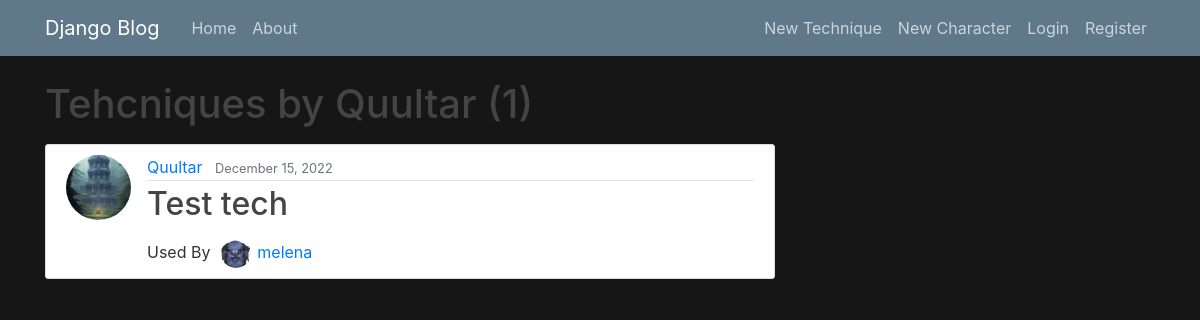
Page /unlimited/user/Quultar on the earlier database version.
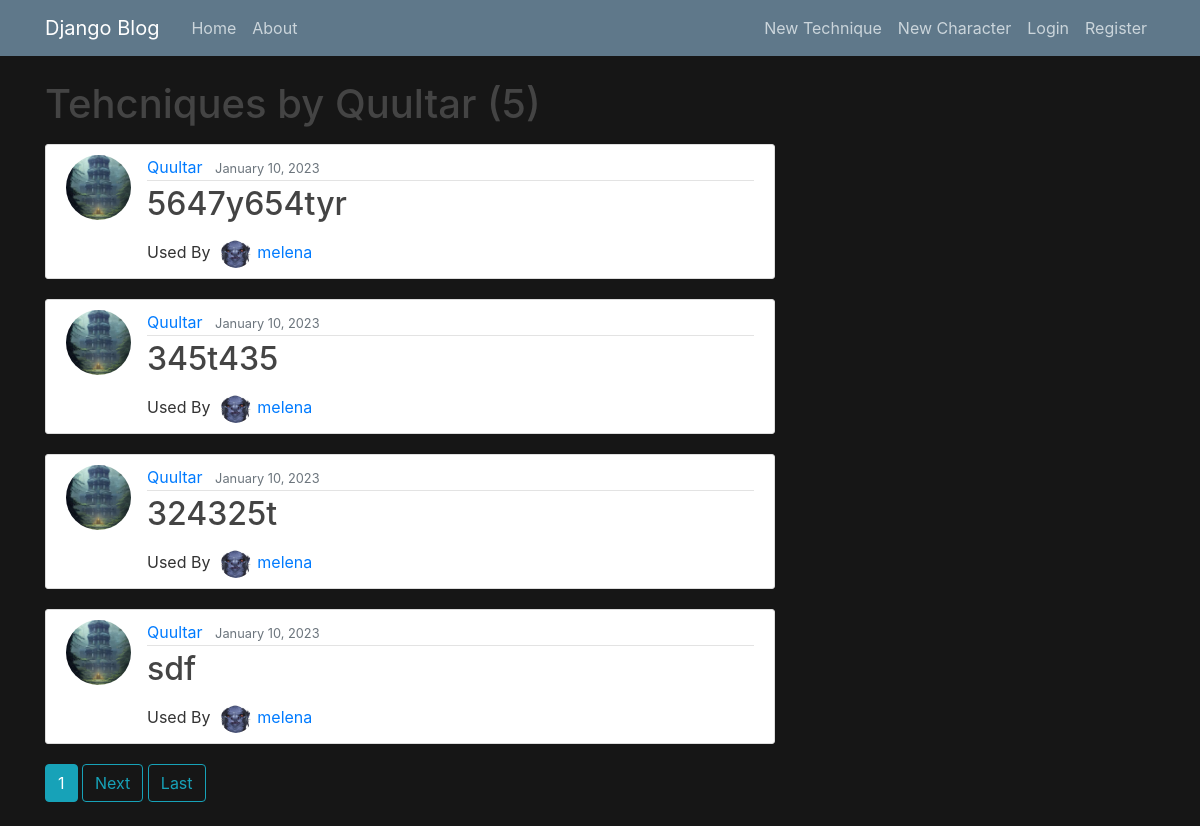
Same page on the later database version.
### unlimited/models.py (models this page shows, shortened)
class Technique(models.Model):
    power = models.IntegerField(default=0,null=True)
    boon = models.BooleanField(default=False)
    MULTITARGET_CHOICES = (("0","1"),("1","2"),("2","3"),("3","4"))
    AREA_CHOICES = (("0","none"),("1","small"),("2","medium"),("3","large"))
    RANGE_CHOICES = (("0","touch"),("1","reach"),("2","near"),("3","far"),("4","remote"))
    multitarget = models.CharField(default="0",max_length=100,choices=MULTITARGET_CHOICES, )
    area = models.CharField(default="0",max_length=100,choices=AREA_CHOICES)
    range = models.CharField(default="0",max_length=100,choices=RANGE_CHOICES)
    disarm = models.BooleanField(default=False)
    forceful = models.BooleanField(default=False)
    HEAL_CHOICES = (("0","0%"),("1","50%"),("2","100%"))
    heal = models.CharField(default="0",max_length=100,choices=HEAL_CHOICES)
    destructive = models.BooleanField(default=False)
    combo = models.BooleanField(default=False)
    immobilizing = models.BooleanField(default=False)
    piercing = models.BooleanField(default=False)
    controlled = models.BooleanField(default=False)
    frightning = models.BooleanField(default=False)
    cure = models.BooleanField(default=False)
    SUMMON_CHOICES =  (("0","None"),("1","1"),("2","2"),("3","3"))
    summon = models.CharField(default="0",max_length=100,choices=SUMMON_CHOICES)
    vampiric = models.BooleanField(default=False)
    practiced = models.BooleanField(default=False)
    transformation = models.BooleanField(default=False)
    stunning = models.BooleanField(default=False)
    armor_shred = models.BooleanField(default=False)
    terrain = models.BooleanField(default=False)
    name = models.CharField(max_length=100,unique=True)
    content = models.TextField()
    last_modified = models.DateTimeField(auto_now=True)
    date_created = models.DateTimeField(default=timezone.now)
    author = models.ForeignKey(User, on_delete=models.PROTECT)
    character = models.ForeignKey(Character, on_delete=models.PROTECT)
    slug = models.SlugField(null=True,unique=True)
    max_cost = models.IntegerField(null=True)
    cost = models.IntegerField(null=True)
    success_message = "Technique saved successfully"

class Character(models.Model):
    name = models.CharField(max_length=100,unique=True)
    last_modified = models.DateTimeField(auto_now=True)
    date_created = models.DateTimeField(default=timezone.now)
    player = models.ForeignKey(User,on_delete=models.PROTECT)
    level = models.IntegerField()
    image = models.ImageField(default="default.jpg",upload_to="character_art",blank=True)
    slug = models.SlugField(null=True,unique=True)
    def __str__(self):
        return self.name

### users/models.py (models this page shows, shortened)
class Profile(models.Model):
    user = models.OneToOneField(User, on_delete=models.CASCADE)
    pfp = models.ImageField(default="default.jpg",upload_to="profile_pics")

### unlimited/views.py (the view)
# urls.py: path('user/<str:username>',UserTechniqueListView.as_view(), name="user-techniques"),
class UserTechniqueListView(ListView):
    model = Technique
    template_name = "unlimited/user_techniques.html"
    context_object_name = "techniques"
    paginate_by = 4
    def get_queryset(self):
        user = get_object_or_404(User, username=self.kwargs.get("username"))
        return Technique.objects.filter(author=user).order_by("-date_created")

### unlimited/templates/unlimited/user_techniques.html (shortened to what this page needs)
{% extends "unlimited/base.html" %}
{% block content %}
    <h1 class="mb-3">Tehcniques by {{ view.kwargs.username}} ({{ page_obj.paginator.count }})</h1>
    {% for tech in techniques%}
        <article class="media content-section">
            <img class="rounded-circle article-img" src="{{tech.author.profile.pfp.url}}">
            <div class="media-body">
            <div class="article-metadata">
                <a class="mr-2" href="{% url "user-techniques" tech.author.username %}">{{ tech.author }}</a>
                <small class="text-muted">{{ tech.date_created|date:"F j, Y" }}</small>
            </div>
            <h2><a class="article-title" href="{% url "technique-detail" tech.slug %}">{{ tech.name }}</a></h2>
            <div >
                Used By  <img class="rounded-circle article-img" style="width:5%;height:5%;margin-left:6px;margin-right:6px" src="{{tech.character.image.url}}"><a class="mr-2" href="{% url "character-detail" tech.character.slug %}">{{ tech.character }}</a>
            </div>
            </div>
        </article>
    {% endfor %}
    {% if is_paginated %}
        {% for  num in page_obj.paginator.page_range %}
            {% if page_obj.number == num %}
                <a class = "btn btn-info mb-4" href="?page={{ num }}">{{ num }}</a>
            {% elif num > page_obj.number|add:"-3" and num > page_obj.number|add:"3" %}
                <a class = "btn btn-outline-info mb-4" href="?page={{ num }}">{{ num }}</a>
            {% endif %}
        {% endfor %}
        {% if page_obj.has_next %}
            <a class = "btn btn-outline-info mb-4" href="?page={{ page_obj.next_page_number }}">Next</a>
            <a class = "btn btn-outline-info mb-4" href="?page={{ page_obj.paginator.num_pages}}">Last</a>
        {% endif %}
    {% endif %}
{% endblock content%}

Differences in the rows shown:
removed Technique: author.profile.pfp (picture), author "Quultar", date_created "December 15, 2022", name "Test tech", character.image (placeholder picture), character "melena"
added Technique: author.profile.pfp (picture), author "Quultar", date_created "January 10, 2023", name "5647y654tyr", character.image (placeholder picture), character "melena"
added Technique: author.profile.pfp (picture), author "Quultar", date_created "January 10, 2023", name "345t435", character.image (placeholder picture), character "melena"
added Technique: author.profile.pfp (picture), author "Quultar", date_created "January 10, 2023", name "324325t", character.image (placeholder picture), character "melena"
added Technique: author.profile.pfp (picture), author "Quultar", date_created "January 10, 2023", name "sdf", character.image (placeholder picture), character "melena"
Other differences:
{{ page_obj.paginator.count }}: "1" → "5"
new list line: "1"
text now shown: "Next Last"
